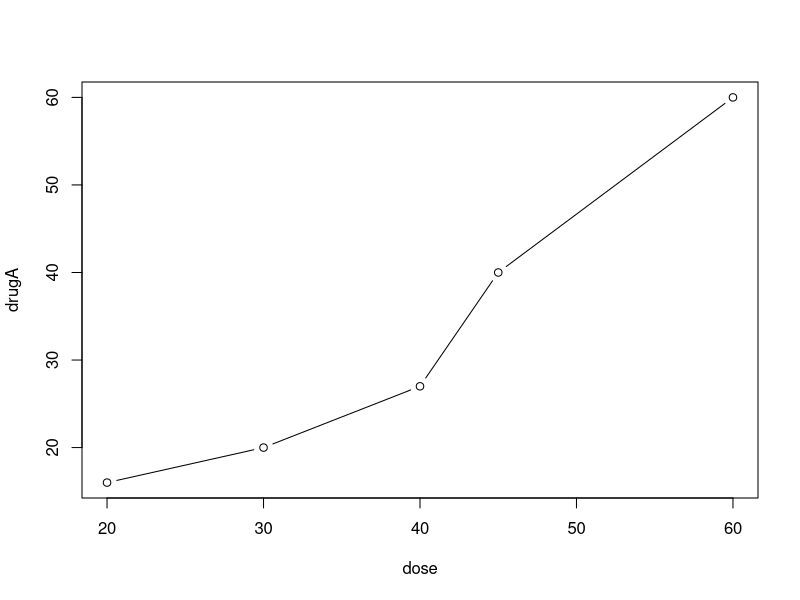
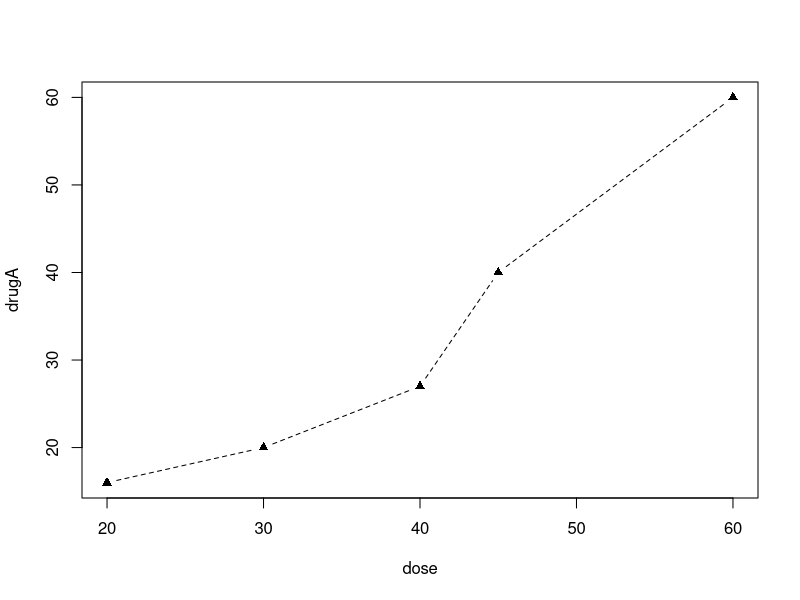

Recreate these plots in R, in order. (Note: this script raises an error after producing the figures.)
## ---- chunk 1
knitr::opts_chunk$set(echo = TRUE)
dose <- c(20, 30, 40, 45, 60)
drugA <- c(16, 20, 27, 40, 60)
drugB <- c(15, 18, 25, 31, 40)
## ---- chunk 2
library(knitr)
library(kableExtra)
library(magrittr)
data <- data.frame(
  dose = c(20, 30, 40, 45, 60),
  response_to_drugA = c(16, 20, 27, 40, 60),
  response_to_drugB = c(15, 18, 25, 31, 40)
)
kable(data, caption = "Patients' responses to five dose levels of two drugs") %>% 
  kable_styling(bootstrap_options = c("striped", "hover", "condensed", "bordered"), 
                full_width = FALSE) %>% 
    column_spec(1:3, width = "5cm", latex_column_spec = "c")
## ---- chunk 3
plot(dose, drugA, type = "b")
## ---- chunk 4
opar <- par(no.readonly = TRUE)
par(lty = 2, pch = 17) # Equal to par(lty = 2); par(pch = 17)
plot(dose, drugA, type = "b")
par(opar)
## ---- chunk 5
library(knitr)
library(kableExtra)
library(magrittr)
data <- data.frame(
  parameter = c("pch", "cex", "lty", "lwd"),
  description = c("Specifies the symbol to use when plotting points.",
                  "Specifies the symbol size. `cex` is a number indicating the amount by which plotting symbols should be scaled relative to the default.(default = 1)",
                  "Specifies the line type.",
                  "Specifies the line width. `lwd` is expressed relative to the default. (default = 1)")
)
kable(data, caption = "Parameters for specifying symbol and line type") %>% 
  kable_styling(bootstrap_options = c("striped", "hover", "condensed", "bordered"), 
                full_width = FALSE) %>% 
    column_spec(1, width = "3cm", latex_column_spec = "c") %>% 
    column_spec(2, width = "10cm", latex_column_spec = "c")
## ---- chunk 6
knitr::include_graphics("3_1.png")
## ---- chunk 7
knitr::include_graphics("3_2.png")
## ---- chunk 8
plot(dose, drugA, type = "b", lty = 3, lwd = 3, pch = 15, cex = 2)
